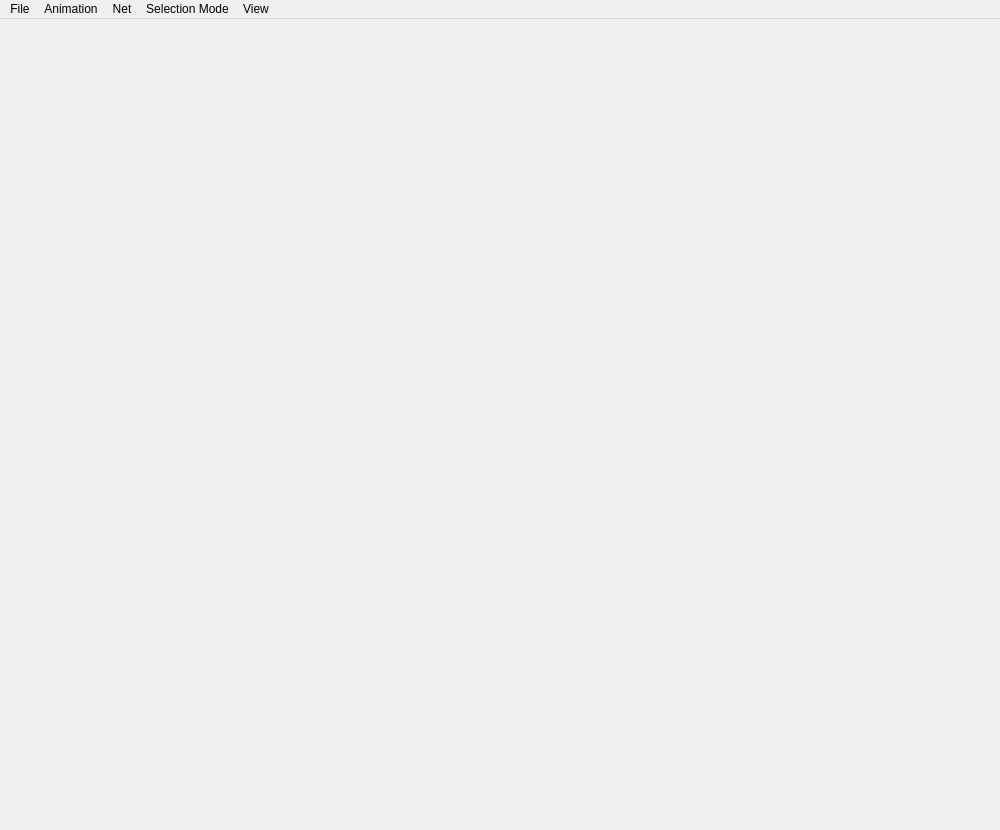
<?xml version="1.0" encoding="UTF-8"?>
<ui version="4.0">
 <class>MainWindow</class>
 <widget class="QMainWindow" name="MainWindow">
  <property name="geometry">
   <rect>
    <x>0</x>
    <y>0</y>
    <width>1000</width>
    <height>830</height>
   </rect>
  </property>
  <property name="windowTitle">
   <string>MainWindow</string>
  </property>
  <widget class="QWidget" name="centralwidget">
   <layout class="QHBoxLayout" name="horizontalLayout">
    <property name="sizeConstraint">
     <enum>QLayout::SetDefaultConstraint</enum>
    </property>
    <property name="leftMargin">
     <number>0</number>
    </property>
    <property name="topMargin">
     <number>0</number>
    </property>
    <property name="rightMargin">
     <number>0</number>
    </property>
    <property name="bottomMargin">
     <number>0</number>
    </property>
    <item>
     <layout class="QVBoxLayout" name="verticalLayout">
      <property name="spacing">
       <number>10</number>
      </property>
      <property name="sizeConstraint">
       <enum>QLayout::SetDefaultConstraint</enum>
      </property>
      <property name="leftMargin">
       <number>0</number>
      </property>
      <property name="topMargin">
       <number>0</number>
      </property>
      <property name="rightMargin">
       <number>0</number>
      </property>
      <property name="bottomMargin">
       <number>0</number>
      </property>
     </layout>
    </item>
   </layout>
  </widget>
  <widget class="QMenuBar" name="menubar">
   <property name="geometry">
    <rect>
     <x>0</x>
     <y>0</y>
     <width>1000</width>
     <height>21</height>
    </rect>
   </property>
   <widget class="QMenu" name="menuFichier">
    <property name="title">
     <string>File</string>
    </property>
    <widget class="QMenu" name="menuOuvrir">
     <property name="title">
      <string>Open</string>
     </property>
     <addaction name="actionCube"/>
     <addaction name="actionOctahedron"/>
     <addaction name="actionDodecahedron"/>
     <addaction name="actionDodecahedron_Triangulated"/>
     <addaction name="actionPyramid"/>
     <addaction name="actionTruncated_dodecahedron"/>
     <addaction name="actionDiamond"/>
     <addaction name="actionOther"/>
    </widget>
    <addaction name="menuOuvrir"/>
   </widget>
   <widget class="QMenu" name="menuAnimation">
    <property name="title">
     <string>Animation</string>
    </property>
    <addaction name="actionAnimate"/>
   </widget>
   <widget class="QMenu" name="menuNet">
    <property name="title">
     <string>Net</string>
    </property>
    <widget class="QMenu" name="menuTranslation_value">
     <property name="title">
      <string>Translation value</string>
     </property>
     <addaction name="action1"/>
     <addaction name="action2"/>
     <addaction name="action3"/>
     <addaction name="action4"/>
     <addaction name="action5"/>
    </widget>
    <addaction name="actionSet_selected_Face_as_root"/>
    <addaction name="actionSet_selected_Face_as_parent"/>
    <addaction name="actionTranslate_selected_Face"/>
    <addaction name="menuTranslation_value"/>
   </widget>
   <widget class="QMenu" name="menuSelection_Mode">
    <property name="title">
     <string>Selection Mode</string>
    </property>
    <addaction name="actionFaces"/>
    <addaction name="actionEdges"/>
   </widget>
   <widget class="QMenu" name="menuView">
    <property name="title">
     <string>View</string>
    </property>
    <addaction name="actionView_Selected_Face"/>
    <addaction name="actionNomal_View"/>
    <addaction name="actionExport_PNG"/>
    <addaction name="actionDisplay_Tabs"/>
   </widget>
   <addaction name="menuFichier"/>
   <addaction name="menuAnimation"/>
   <addaction name="menuNet"/>
   <addaction name="menuSelection_Mode"/>
   <addaction name="menuView"/>
  </widget>
  <action name="actionCube">
   <property name="text">
    <string>Cube</string>
   </property>
  </action>
  <action name="actionOctahedron">
   <property name="text">
    <string>Octahedron</string>
   </property>
  </action>
  <action name="actionDodecahedron">
   <property name="text">
    <string>Dodecahedron</string>
   </property>
  </action>
  <action name="actionPyramid">
   <property name="text">
    <string>Pyramid</string>
   </property>
  </action>
  <action name="actionTruncated_dodecahedron">
   <property name="text">
    <string>Truncated dodecahedron</string>
   </property>
  </action>
  <action name="actionDiamond">
   <property name="text">
    <string>Diamond</string>
   </property>
  </action>
  <action name="actionAnimate">
   <property name="text">
    <string>Animate</string>
   </property>
   <property name="shortcut">
    <string>A</string>
   </property>
  </action>
  <action name="actionOther">
   <property name="text">
    <string>Other...</string>
   </property>
  </action>
  <action name="actionDodecahedron_Triangulated">
   <property name="text">
    <string>Dodecahedron Triangulated</string>
   </property>
  </action>
  <action name="actionSet_selected_Face_as_root">
   <property name="text">
    <string>Set selected Face as root</string>
   </property>
   <property name="shortcut">
    <string>R</string>
   </property>
  </action>
  <action name="actionFaces">
   <property name="checkable">
    <bool>true</bool>
   </property>
   <property name="checked">
    <bool>true</bool>
   </property>
   <property name="text">
    <string>Faces</string>
   </property>
   <property name="shortcut">
    <string>F</string>
   </property>
  </action>
  <action name="actionEdges">
   <property name="checkable">
    <bool>true</bool>
   </property>
   <property name="text">
    <string>Edges</string>
   </property>
   <property name="shortcut">
    <string>E</string>
   </property>
  </action>
  <action name="actionSet_selected_Face_as_parent">
   <property name="text">
    <string>Set selected Face as parent</string>
   </property>
   <property name="shortcut">
    <string>P</string>
   </property>
  </action>
  <action name="actionTranslate_selected_Face">
   <property name="text">
    <string>Translate selected Face</string>
   </property>
   <property name="shortcut">
    <string>T</string>
   </property>
  </action>
  <action name="action1">
   <property name="checkable">
    <bool>true</bool>
   </property>
   <property name="checked">
    <bool>true</bool>
   </property>
   <property name="text">
    <string>1</string>
   </property>
  </action>
  <action name="action2">
   <property name="checkable">
    <bool>true</bool>
   </property>
   <property name="checked">
    <bool>false</bool>
   </property>
   <property name="text">
    <string>2</string>
   </property>
  </action>
  <action name="action3">
   <property name="checkable">
    <bool>true</bool>
   </property>
   <property name="text">
    <string>3</string>
   </property>
  </action>
  <action name="action4">
   <property name="checkable">
    <bool>true</bool>
   </property>
   <property name="text">
    <string>4</string>
   </property>
  </action>
  <action name="action5">
   <property name="checkable">
    <bool>true</bool>
   </property>
   <property name="text">
    <string>5</string>
   </property>
  </action>
  <action name="actionView_Selected_Face">
   <property name="checkable">
    <bool>false</bool>
   </property>
   <property name="text">
    <string>View Selected Face</string>
   </property>
   <property name="shortcut">
    <string>V</string>
   </property>
  </action>
  <action name="actionExport_PNG">
   <property name="text">
    <string>Export PNG</string>
   </property>
   <property name="shortcut">
    <string>Ctrl+S</string>
   </property>
  </action>
  <action name="actionNomal_View">
   <property name="text">
    <string>Nomal View</string>
   </property>
   <property name="shortcut">
    <string>N</string>
   </property>
  </action>
  <action name="actionDisplay_Tabs">
   <property name="checkable">
    <bool>true</bool>
   </property>
   <property name="checked">
    <bool>true</bool>
   </property>
   <property name="text">
    <string>Display Tabs</string>
   </property>
   <property name="shortcut">
    <string>D</string>
   </property>
  </action>
 </widget>
 <resources/>
 <connections/>
</ui>
